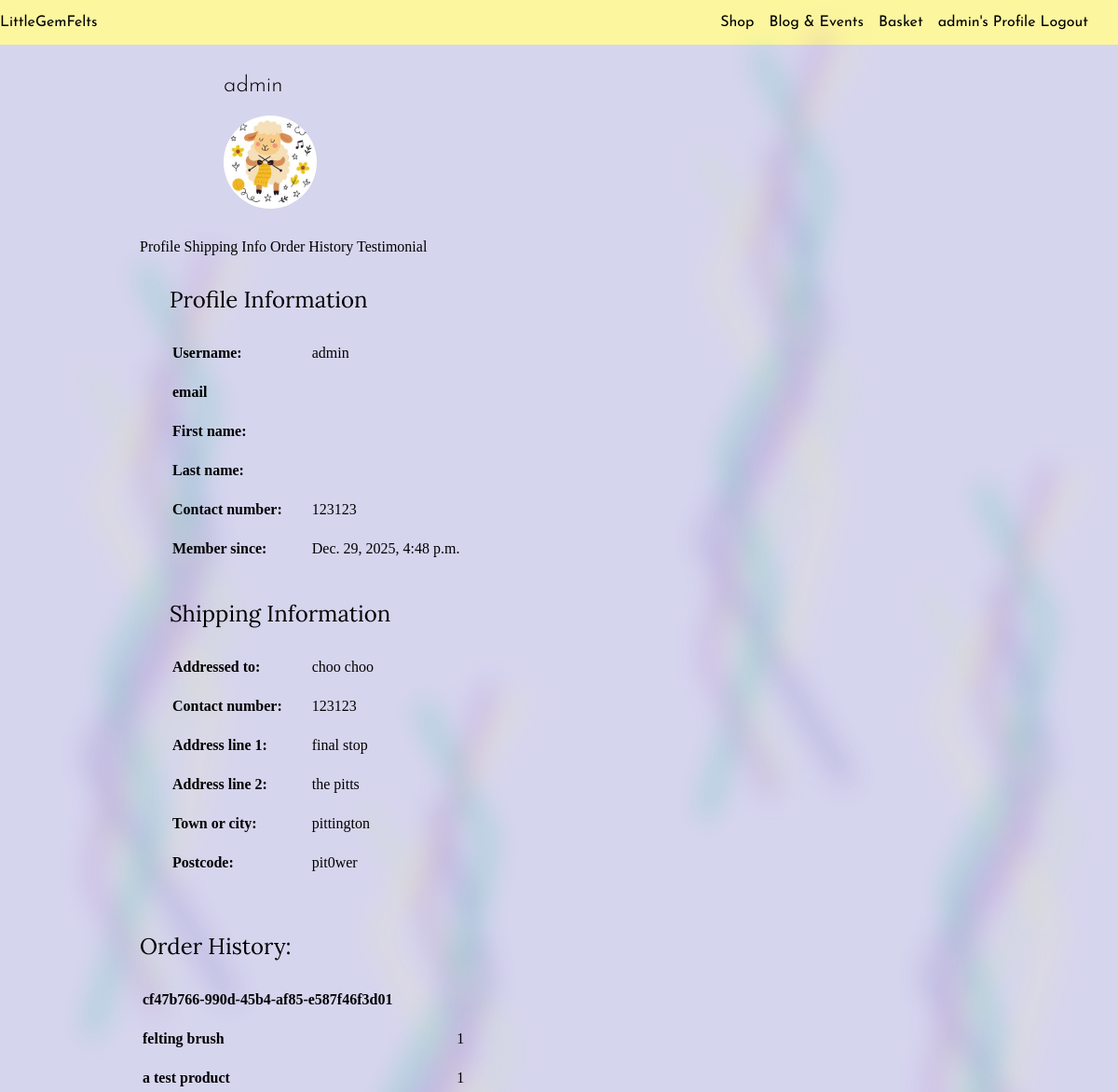
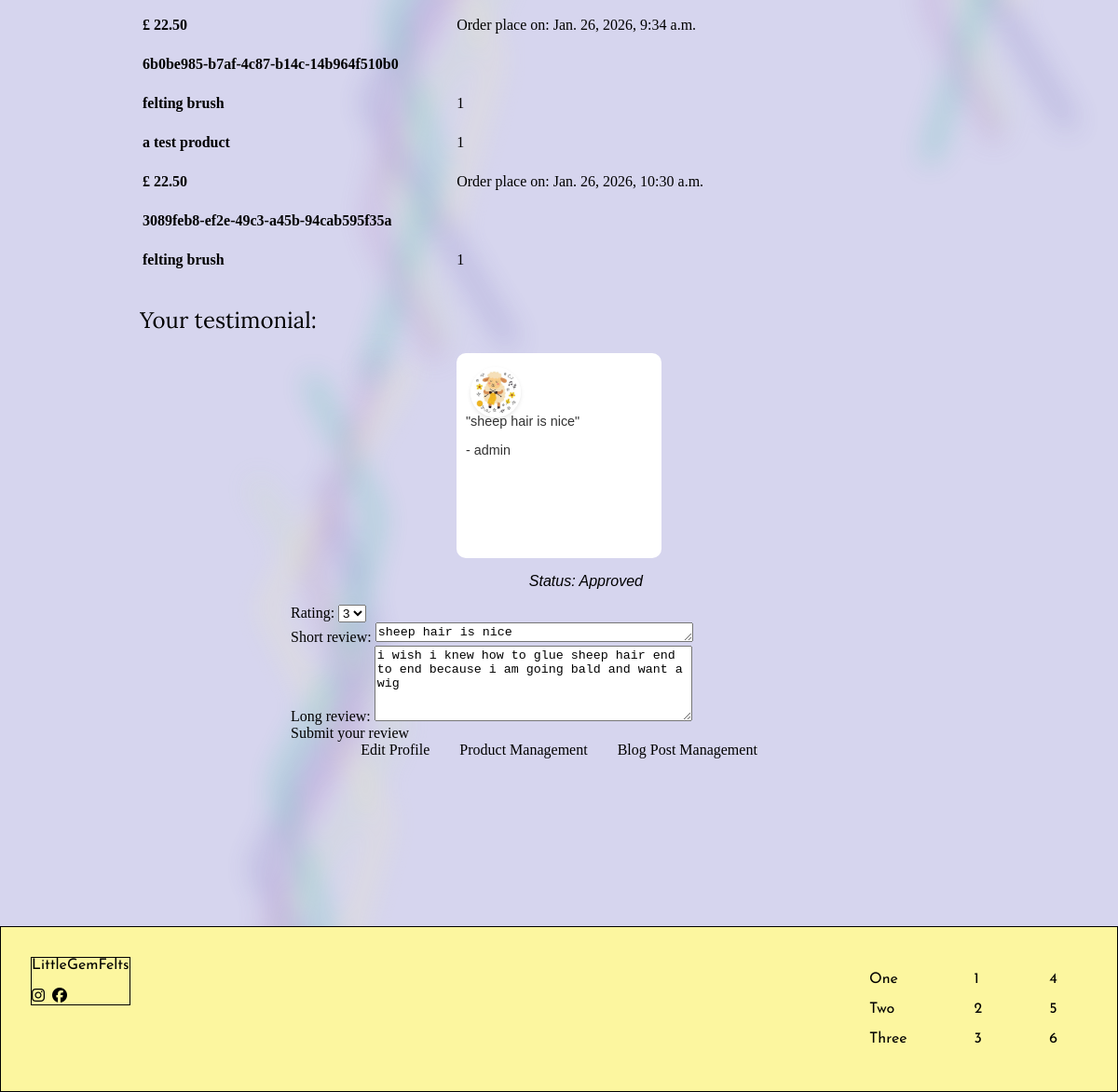
/profile/ (signed in), run on the app's committed database (2 pictures, top to bottom).
### userprofile/models.py (models this page shows, shortened)
class userProfile(models.Model):
    user = models.OneToOneField(User, on_delete=models.CASCADE, related_name='profile')
    profile_pic = ProcessedImageField(upload_to='profile_pics/', processors=[ResizeToFill(300,300)], format='JPEG', options={'quality': 80}, blank=True, null=True, default='profile/default-portrait.png')
    ship_name = models.CharField(max_length=100, blank=True, null=True)
    phoneNumber = models.CharField(max_length=20, blank=True, null=True)
    street_address1 = models.CharField(max_length=80, blank=True, null=True)
    street_address2 = models.CharField(max_length=80, blank=True, null=True)
    town_city = models.CharField(max_length=60, blank=True, null=True)
    postcode = models.CharField(max_length=20, blank=True, null=True)
    country = CountryField(blank_label='Country', blank=True, null=True)
    stripe_pid = models.CharField(max_length=255, blank=True, null=True)
    has_purchased = models.BooleanField(default=False) # if the user has placed an order, can leave a testimonial
    can_comment = models.BooleanField(default=False) # if the user is allowed to leave comments

class Testimonial(models.Model):
    user = models.ForeignKey(User, on_delete=models.CASCADE, related_name='testimonials') # link user through the name 'testimonials'
    rating = models.IntegerField(default=5, choices=RATING)
    short_review = models.TextField(max_length=200, null=False, blank=False) # short for the carousel
    long_review = models.TextField(max_length=500, null=True, blank=True) # long for more detail if clicked on
    date_created = models.DateTimeField(auto_now_add=True)
    date_edited = models.DateTimeField(auto_now=True)
    approved = models.BooleanField(default=False)
    featured = models.BooleanField(default=False)

### order/models.py (models this page shows, shortened)
class Order(models.Model):
    order_id = models.UUIDField(primary_key=True, default=uuid.uuid4, editable=False)
    user = models.ForeignKey(User, on_delete=models.SET_NULL, null=True, blank=True, related_name='orders')
    full_name = models.CharField(max_length=100, blank= False, null=False)
    email = models.EmailField(blank=False, null=False)
    phoneNumber = models.CharField(max_length=20, blank=True, null=True)
    street_address1 = models.CharField(max_length=80, blank=False, null=False)
    street_address2 = models.CharField(max_length=80, blank=True, null=True)
    town_city = models.CharField(max_length=60, blank=False, null=False)
    postcode = models.CharField(max_length=20, blank=False, null=True)
    country = CountryField(blank_label='Country *', blank=False, null=False)
    date = models.DateTimeField(auto_now_add=True)
    basket= models.CharField(max_length=255)
    delivery_cost = models.DecimalField(max_digits=5, decimal_places=2, default=0)
    order_total = models.DecimalField(max_digits=5, decimal_places=2, default=0)
    grand_total = models.DecimalField(max_digits=5, decimal_places=2, default=0)
    is_paid = models.BooleanField(default=False)
    stripe_pid = models.CharField(max_length=254, blank=True, null= True)

class OrderLineItem(models.Model):
    order = models.ForeignKey(Order, on_delete=models.CASCADE, related_name='lineitems')
    product = models.ForeignKey(Product, on_delete=models.SET_NULL, null=True, blank=True)
    product_name = models.CharField(max_length=200, null=False, blank=False)
    product_price = models.DecimalField(max_digits=5, decimal_places=2, null=False, blank=False)
    product_delivery = models.DecimalField(max_digits=5, decimal_places=2, null=False, blank=False)
    quantity = models.IntegerField(default=1, validators=[MinValueValidator(0), MaxValueValidator(10)], null=False, blank=False)
    line_total = models.DecimalField(max_digits=5, decimal_places=2, editable=False)

### userprofile/views.py (the view)
# urls.py: path('', views.profile_view, name='profile_view'),
@login_required
def profile_view(request):
    testimonial_form = TestimonialForm()
    user_testimonial = Testimonial.objects.filter(user=request.user).first() # the first review which is retruned for this id
    order_list = Order.objects.filter(user=request.user).all()
    if request.method == 'POST':
        if request.user.profile.has_purchased:
            testimonial_form = TestimonialForm(request.POST, instance=user_testimonial)
            if testimonial_form.is_valid():
                testimonial = testimonial_form.save(commit=False)
                testimonial.user = request.user
                testimonial.save()
                return redirect('userprofile:profile_view')
    else:
        if user_testimonial:
            testimonial_form = TestimonialForm(instance=user_testimonial)
        else:
            testimonial_form = TestimonialForm()
    context = {
        'testimonial_form': testimonial_form,
        'user_testimonial': user_testimonial,
        'order_list':order_list,
    }
    return render(request, 'userprofile/profile_view.html', context)

### userprofile/templates/userprofile/profile_view.html (shortened to what this page needs)
{% extends "layout.html" %}
{% load static %}
{% block extra_css %}
    <link rel="stylesheet" href="{% static 'css/profile.css' %}">
{% endblock extra_css %}
{% block content %}
<section class="profile-data">
    <div class="wide-div">
        {% if user.is_authenticated %}
        <h1>{{user.username}}</h1>
        {% if user.profile.profile_pic %}
        <div class="pic-container">
            <img src="{{ user.profile.profile_pic.url }}" alt="Profile picture" >
        </div>
        {% else %}
            <p>No profile picture uploaded</p>
        {% endif %}
    </div>
    <div class="container">
        <wa-tab-group active="profile">
            <wa-tab panel="profile">Profile</wa-tab>
            <wa-tab panel="shipping">Shipping Info</wa-tab>
            <wa-tab panel="orders">Order History</wa-tab>
            <wa-tab panel="testimonial">Testimonial</wa-tab>
            <wa-tab-panel name="profile">
                <div class="profile">
                    <h2>Profile Information</h2>
                    <table class="profile-details">
                        <tr>
                            <td>Username:</td>
                            <td>{{user.username}}</td>
                        </tr>
                        <tr>
                            <td>email</td>
                            <td>{{user.email}}</td>
                        </tr>
                        <tr>
                            <td>First name:</td>
                            <td>{{user.first_name}}</td>
                        </tr>
                        <tr>
                            <td>Last name:</td>
                            <td>{{user.last_name}}</td>
                        </tr>
                        <tr>
                            <td>Contact number:</td>
                            <td>{{user.profile.phoneNumber}}</td>
                        </tr>
                        <tr>
                            <td>Member since:</td>
                            <td>{{user.date_joined}}</td>
                        </tr>
                    </table>
                </div>
            </wa-tab-panel>
            <wa-tab-panel name="shipping">
                <div class="shipping">
                    <h2>Shipping Information</h2>
                    <table class="shipping-details">
                        <tr>
                            <td>Addressed to:</td>
                            <td>{{user.profile.ship_name}}</td>
                        </tr>
                        <tr>
                            <td>Contact number:</td>
                            <td>{{user.profile.phoneNumber}}</td>
                        </tr>
                        <tr>
                            <td>Address line 1:</td>
                            <td>{{user.profile.street_address1}}</td>
                        </tr>
                        <tr>
                            <td>Address line 2:</td>
                            <td>{{user.profile.street_address2}}</td>
                        </tr>
                        <tr>
                            <td>Town or city:</td>
                            <td>{{user.profile.town_city}}</td>
                        </tr>
                        <tr>
                            <td>Postcode:</td>
                            <td>{{user.profile.postcode}}</td>
                        </tr>
                    </table>
                </div>
            </wa-tab-panel>
            <wa-tab-panel name="orders">
                <div class="orders">
                    <h2>Order History:</h2>
                    <div class="table-container">
                        {% if order_list %}
                        <table>
                                {% for order in order_list %}
                                <tr>
                                    <td>{{order.order_id}}</td>
                                    {% for lineitem in order.lineitems.all %}
                                    <tr>
                                        <td>
                                            {{lineitem.product_name}}
                                        </td>
                                        <td>
                                            {{lineitem.quantity}}
                                        </td>
                                    </tr>
                                    {% endfor %}
                                    <td>£ {{order.grand_total}}</td>
                                    <td>Order place on: {{order.date}}</td>
                                </tr>
                                {% endfor %}
                            </table>
                            {% else %}
                            <h3>No orders found</h3>
                            <p>Make your first purchase and check back here later</p>
                            {% endif %}
                        </div>
                </div>
            </wa-tab-panel>
            <wa-tab-panel name="testimonial">
                <div>
                    <h2>Your testimonial:</h2>
                    <div class="testimonial-container">
                        <wa-card class="testimonial-card">
                            <img src="{{user_testimonial.user.profile.profile_pic.url}}" alt="profile picture" class="profile-pic">
                            <div class="card-content">
                            <p>"{{user_testimonial.short_review}}"</p>
                            <p>- {{user_testimonial.user.username}}</p>
                            </div>
                        </wa-card>
                    </div>
                    <div class="approval">
                        {% if user_testimonial.approved %}
                            <p><em>Status: Approved</em></p>
                        {% else %}
                            <p><em>Status: Pending approval</em></p>
                        {% endif %}
                    </div>
                </div>
                    <div class="testimonial-form">
                        <form method="POST">
                            {% if user.profile.has_purchased %}
                            {{ testimonial_form }}
                            <wa-button type='submit'>Submit your review</wa-button>
                            {% else %}
                            <wa-textarea appearance="filled" label="Review" hint="Complete a purchase to leave a review." disabled></wa-textarea>
                            {% endif %}
                        </form>
                    </div>
            </wa-tab-panel>
        </wa-tab-group>
        <div class="profile-buttons">
            <wa-button href="{% url 'userprofile:edit_view' %}" variant="outline" pill>Edit Profile</wa-button>
            {% if user.is_staff %}
            <wa-button href="{% url 'management:product_management' %}" variant="brand" pill>Product Management</wa-button>
            <wa-button href="{% url 'management:blog_management' %}" variant="brand" pill>Blog Post Management</wa-button>
            {% endif %}
        </div>
        {% endif %}
    </div>
</section>
{% endblock content %}

### templates/layout.html (shortened to what this page needs)
{% load static %}
{% url "home" as home_url %}
<!DOCTYPE html>
<html lang="en">
<head>
    <link rel="stylesheet" type="text/css" href="https://cdn.jsdelivr.net/npm/toastify-js/src/toastify.min.css">
    <link rel="stylesheet" href="{%static 'css/base.css'%}">
    {% block extra_css %}{% endblock extra_css %}
</head>
<body>
    <header>
      <nav class='navbar'>
      <wa-button appearance='plain' size='large'href='{% url 'home'%}'>LittleGemFelts</wa-button>
      <ul class="menu">
        <li>
          <wa-button class="nav-btn" href="{% url 'store:store'%}">Shop</wa-button>
        </li>
          <wa-button class="nav-btn" pill href="{% url 'blog:blog_list'%}">Blog & Events</wa-button>
        <li>
          <wa-button class="nav-btn" pill href="{% url 'basket:view_basket'%}">Basket</wa-button>
        </li>
        <li>
          {% if user.is_authenticated %}
          <wa-button class="nav-btn" pill href="{% url 'userprofile:profile_view'%}">{{user.username}}'s Profile</wa-button>
          <wa-button class="nav-btn" pill href="{% url 'account_logout' %}">Logout</wa-button>
          {% else %}
          <wa-button class="nav-btn" pill href="{% url 'account_login' %}">Log-in / Sign-up</wa-button>
          {% endif %}
        </li>
      </ul>
      </nav>
    </header>
    <div class="background-svg">
      <div class="bg-svg item1">
        <img src="{{MEDIA_URL}}fibers.svg" alt="">
      </div>
      <div class="bg-svg item2">
        <img src="{{MEDIA_URL}}fibers.svg" alt="">
      </div>
      <div class="bg-svg item3">
        <img src="{{MEDIA_URL}}fibers.svg" alt="">
      </div>
      <div class="bg-svg item4">
        <img src="{{MEDIA_URL}}fibers.svg" alt="">
      </div>
      <div class="bg-svg item5">
        <img src="{{MEDIA_URL}}fibers.svg" alt="">
      </div>
    </div>
    <main>
      {% block content %}{% endblock content %}
    </main>
<footer>
  <div class="navbar footer-container">
    <div class="footer-brand-section">
      <wa-button appearance='plain' size='large'>LittleGemFelts</wa-button>
      <div class="footer-social">
        <wa-button appearance='plain' size='small'>
          <i class="fa-brands fa-instagram"></i>
        </wa-button>
        <wa-button appearance='plain' size='small'>
          <i class="fa-brands fa-facebook"></i>
        </wa-button>
      </div>
    </div>
    <div class=" footer-link-section">
    <div class="footer-links">
      <ul class='menu'>
        <li><wa-button class='nav-btn'>One</wa-button></li>
        <li><wa-button class='nav-btn'>Two</wa-button></li>
        <li><wa-button class='nav-btn'>Three</wa-button></li>
      </ul>
    </div>
    <div class="footer-links">
      <ul class='menu'>
        <li><wa-button class='nav-btn'>1</wa-button></li>
        <li><wa-button class='nav-btn'>2</wa-button></li>
        <li><wa-button class='nav-btn'>3</wa-button></li>
      </ul>
    </div>
    <div class="footer-links">
      <ul class='menu'>
        <li><wa-button class='nav-btn'>4</wa-button></li>
        <li><wa-button class='nav-btn'>5</wa-button></li>
        <li><wa-button class='nav-btn'>6</wa-button></li>
      </ul>
    </div>
      </div>
  </div>
</footer>
</body>
</html>

### data on the page
Order: order_id "cf47b766-990d-45b4-af85-e587f46f3d01", grand_total "22.50", date "Jan. 26, 2026, 9:34 a.m."
OrderLineItem: product_name "felting brush", quantity "1"
OrderLineItem: product_name "a test product", quantity "1"
Order: order_id "6b0be985-b7af-4c87-b14c-14b964f510b0", grand_total "22.50", date "Jan. 26, 2026, 10:30 a.m."
OrderLineItem: product_name "felting brush", quantity "1"
OrderLineItem: product_name "a test product", quantity "1"
Order: order_id "3089feb8-ef2e-49c3-a45b-94cab595f35a"
OrderLineItem: product_name "felting brush", quantity "1"
Testimonial: user.profile.profile_pic (placeholder picture), short_review "sheep hair is nice", user.username "admin", rating "3", long_review "i wish i knew how to glue sheep hair end to end because i am going bald and want a wig"

### other printed values
{{ user.username }} "admin"
{{ user.profile.phoneNumber }} "123123"
{{ user.date_joined }} "Dec. 29, 2025, 4:48 p.m."
{{ user.profile.ship_name }} "choo choo"
{{ user.profile.street_address1 }} "final stop"
{{ user.profile.street_address2 }} "the pitts"
{{ user.profile.town_city }} "pittington"
{{ user.profile.postcode }} "pit0wer"
